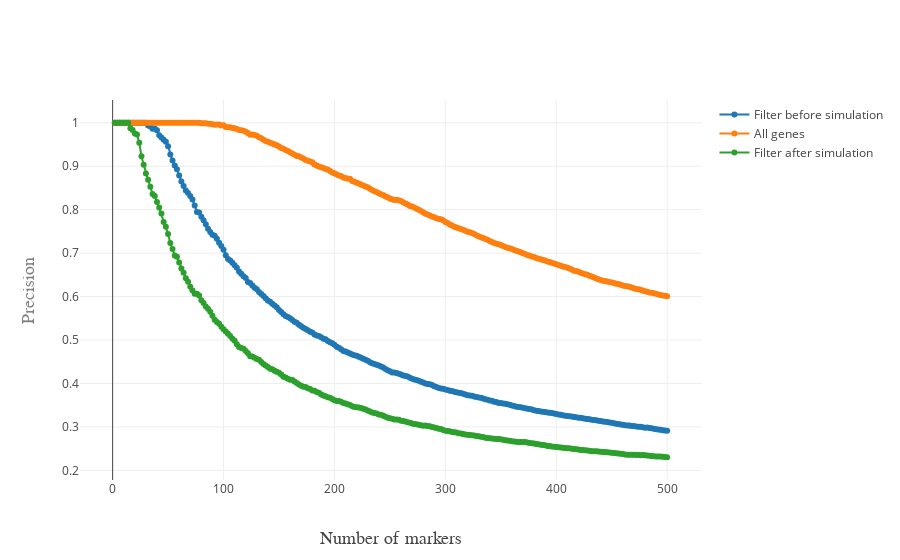

Write notebook code for a chart like this one.
### Code cell
iplot(compPrec('1bcsC',500))

### Figure 1 — Plotly figure (JSON) as saved in the notebook; plotly's stock layout.template omitted (floating-point values rounded to 4 significant figures; data arrays with more than 128 entries replaced by an {"elided": "..."} marker saying what was removed)
{"data": [{"mode": "lines+markers", "name": "Filter before simulation", "type": "scatter", "uid": "8007528c-85d7-4eb5-934c-0fd9b03d59b2", "x": {"elided": "250 int values"}, "y": {"elided": "250 float values"}}, {"mode": "lines+markers", "name": "All genes", "type": "scatter", "uid": "a11facbb-f4e7-4199-ae38-2c1fb2550f72", "x": {"elided": "250 int values"}, "y": {"elided": "250 float values"}}, {"mode": "lines+markers", "name": "Filter after simulation", "type": "scatter", "uid": "96061060-1f02-4047-9e90-6506792239fd", "x": {"elided": "250 int values"}, "y": {"elided": "250 float values"}}], "layout": {"xaxis": {"title": {"font": {"family": "Computer Modern", "size": 18}, "text": "Number of markers"}}, "yaxis": {"title": {"font": {"color": "#7f7f7f", "family": "Computer Modern", "size": 18}, "text": "Precision"}}}}
